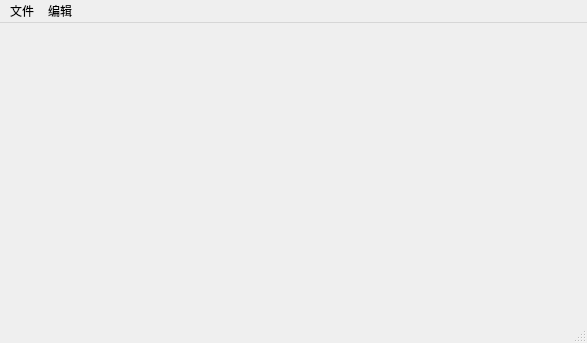
<?xml version="1.0" encoding="UTF-8"?>
<ui version="4.0">
 <class>MainWindow</class>
 <widget class="QMainWindow" name="MainWindow">
  <property name="geometry">
   <rect>
    <x>0</x>
    <y>0</y>
    <width>587</width>
    <height>343</height>
   </rect>
  </property>
  <property name="windowTitle">
   <string>MainWindow</string>
  </property>
  <widget class="QWidget" name="centralwidget"/>
  <widget class="QMenuBar" name="menubar">
   <property name="geometry">
    <rect>
     <x>0</x>
     <y>0</y>
     <width>587</width>
     <height>30</height>
    </rect>
   </property>
   <widget class="QMenu" name="menu">
    <property name="title">
     <string>文件</string>
    </property>
    <addaction name="actionnew"/>
    <addaction name="separator"/>
    <addaction name="actionopen"/>
   </widget>
   <widget class="QMenu" name="menu_2">
    <property name="title">
     <string>编辑</string>
    </property>
   </widget>
   <addaction name="menu"/>
   <addaction name="menu_2"/>
  </widget>
  <widget class="QStatusBar" name="statusbar"/>
  <action name="actionnew">
   <property name="text">
    <string>新建</string>
   </property>
  </action>
  <action name="actionopen">
   <property name="text">
    <string>打开</string>
   </property>
  </action>
 </widget>
 <resources/>
 <connections/>
</ui>
